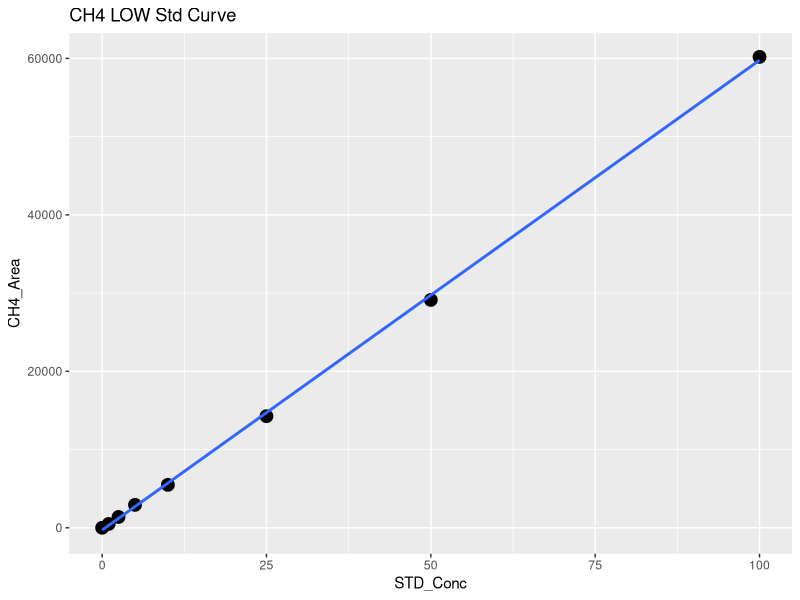
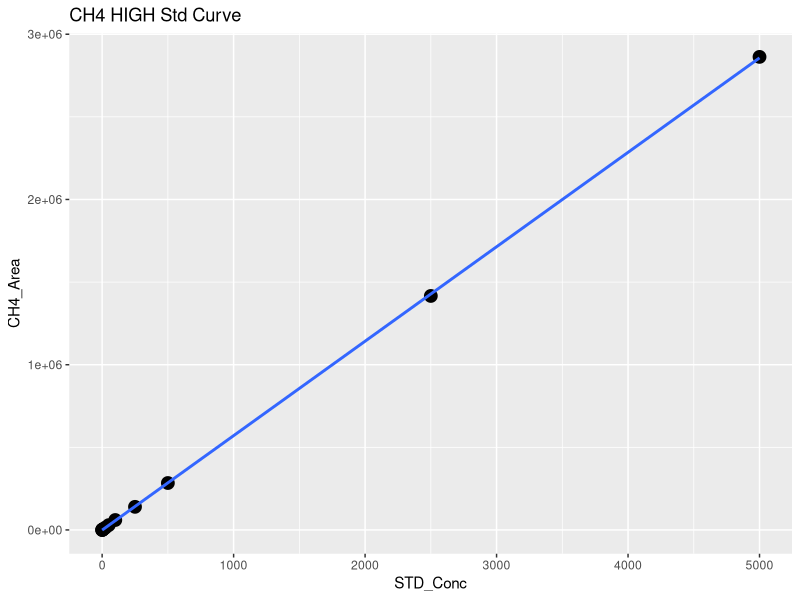
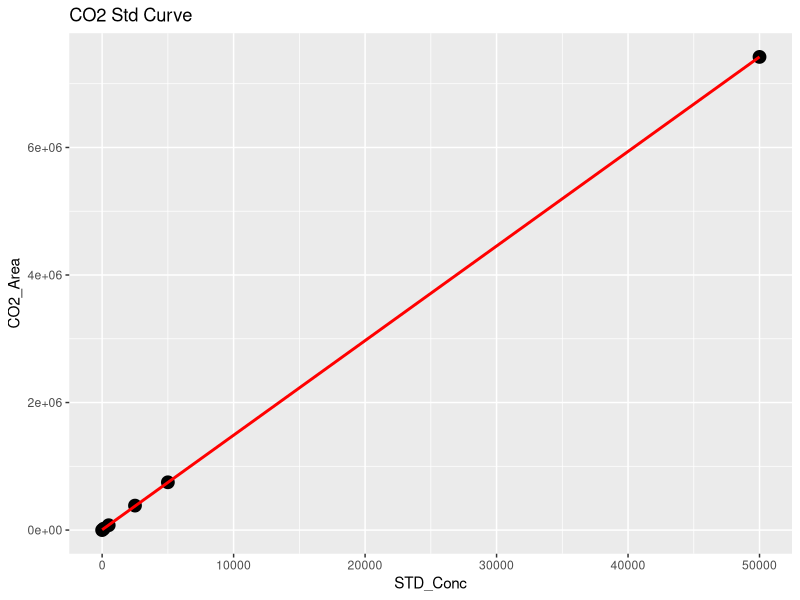
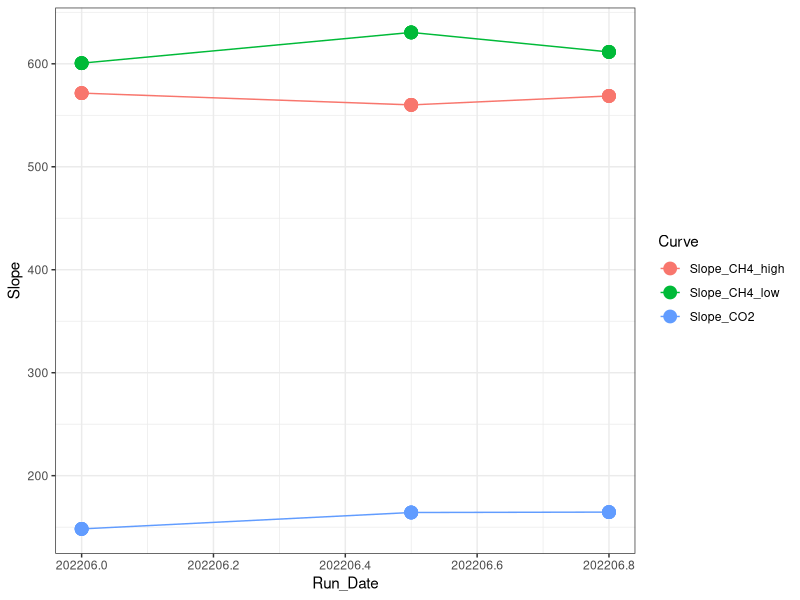

Write R code to recreate these figures, in order. (Note: this script raises an error after producing the figures.)
## ---- chunk 1
library(dplyr)
library(ggplot2)
library(ggpubr)
library(stringr)
library(readxl)
## ---- chunk 2

#Read in Data 
raw <- read.csv("2022 Raw Data/TEMPEST_TGW_Control_202206.csv")
head(raw)

#pull out methane standards
stds_ch4 <-  raw %>%  
  filter(str_detect(Sample_Type, "STD_CH4"))
#head(stds_ch4)

#split into high curve and low curve for CH4
stds_ch4_low <- stds_ch4  %>%  
  filter(!STD_Conc > 100)

#Low curve for CH4
CH4_Low <- ggplot(stds_ch4_low, aes(STD_Conc, CH4_Area)) + geom_point(size=4) + 
  geom_smooth(method = "lm", se = FALSE) + labs(title="CH4 LOW Std Curve")
CH4_Low

CH4_Low_lm <- lm(stds_ch4_low$CH4_Area ~ stds_ch4_low$STD_Conc)
summary(CH4_Low_lm)
cf <- coef(CH4_Low_lm)

#create data frame with 1 rows and 0 columns
Slope_CH4_low <- data.frame(matrix(ncol = 0, nrow = 1))
Slope_CH4_low$Curve <- "Slope_CH4_low"
Slope_CH4_low$R2 <- summary(CH4_Low_lm)$adj.r.squared
Slope_CH4_low$Slope <- cf[2]
Slope_CH4_low$Intercept <- cf[1]
#head(Slope_CH4_low)

#High curve for CH4
CH4_High <- ggplot(stds_ch4, aes(STD_Conc, CH4_Area)) + geom_point(size=4) + 
  geom_smooth(method = "lm", se = FALSE) + labs(title="CH4 HIGH Std Curve")
CH4_High

stds_ch4_lm <- lm(stds_ch4$CH4_Area ~ stds_ch4$STD_Conc)
summary(stds_ch4_lm)
cf <- coef(stds_ch4_lm)

#create data frame with 1 rows and 0 columns
Slope_CH4_high <- data.frame(matrix(ncol = 0, nrow = 1))
Slope_CH4_high$Curve <- "Slope_CH4_high"
Slope_CH4_high$R2 <- summary(stds_ch4_lm)$adj.r.squared
Slope_CH4_high$Slope <- cf[2]
Slope_CH4_high$Intercept <- cf[1]
#head(Slope_CH4_high)

#pull out co2 standards
stds_co2 <-  raw %>%  
  filter(str_detect(Sample_Type, "STD_CO2"))
#head(stds_co2)

#CO2 Curve
CO2_stds <- ggplot(stds_co2, aes(STD_Conc, CO2_Area)) + geom_point(size=4) + 
  geom_smooth(method = "lm", se = FALSE, color="red") + labs(title="CO2 Std Curve")
CO2_stds

stds_co2_lm <- lm(stds_co2$CO2_Area ~ stds_co2$STD_Conc)
summary(stds_co2_lm)
cf <- coef(stds_co2_lm)

#create data frame with 1 rows and 0 columns
Slope_CO2 <- data.frame(matrix(ncol = 0, nrow = 1))
Slope_CO2$Curve <- "Slope_CO2"
Slope_CO2$R2 <- summary(stds_co2_lm)$adj.r.squared
Slope_CO2$Slope <- cf[2]
Slope_CO2$Intercept <- cf[1]
#head(Slope_CO2)

#pull all the slopes together into one dataframe 
Slopes <- rbind(Slope_CH4_low, Slope_CH4_high, Slope_CO2)
#head(Slopes)

Slopes$Run_Date <- c(202206, 202206, 202206)

log <- read.csv("2022 Raw Data/COMPASS_TEMPEST_Varian_TGAS_QAQC_2022.csv")
head(log)
log <- log[ ,-c(1)]
log <- rbind(log, Slopes)

Slopes_chk <- ggplot(log, aes(Run_Date, Slope, col=Curve)) + geom_point(size=4) + geom_line() + theme_bw()
Slopes_chk

write.csv(log, "2022 Raw Data/COMPASS_TEMPEST_Varian_TGAS_QAQC_2022.csv")
## ---- chunk 3
#head(raw)

#pull out methane standards
Samples <-  raw %>%  
  filter(!str_detect(Sample_Type, "STD_CH4")) %>%  
  filter(!str_detect(Sample_Type, "STD_CO2")) %>%  
  filter(!str_detect(Sample_Type, "Blank")) %>%  
  filter(!str_detect(Sample_Type, "Chk_STD")) %>%  
   filter(!str_detect(Sample_Type, "CHKSTD")) %>%
  filter(!str_detect(Sample_Type, "CHK_STD")) %>%
  filter(!str_detect(Sample_Type, "NA"))
#head(Samples)

#Now flag any areas that are above the 100ppm area for CH4
Samples$CH4_Curve <- ifelse(Samples$CH4_Area >71000, "High", "Low")
#head(Samples)

#Calculate CH4 concentrations in ppm
Samples$CH4_Conc_ppm <- ifelse(Samples$CH4_Area >71000, (Samples$CH4_Area-Slope_CH4_high$Intercept)/Slope_CH4_high$Slope,                                       (Samples$CH4_Area-Slope_CH4_low$Intercept)/Slope_CH4_low$Slope )

#Calculate CO2 concentrations in ppm 
Samples$CO2_Conc_ppm <- ((Samples$CO2_Area-Slope_CO2$Intercept)/Slope_CO2$Slope) 

#head(Samples)

##########make flags for any dilutions needed 
#highest CH4 standard = 10000
#highest CO2 standard = 50000

Samples$CH4_Flag <- ifelse(Samples$CH4_Conc_ppm >10000, "Needs Dilution", "Within Range")
Samples$CO2_Flag <- ifelse(Samples$CO2_Conc_ppm >50000, "Needs Dilution", "Within Range")
#head(Samples)

## ---- chunk 4

chks <-  raw %>%  
  filter(!str_detect(Sample_Type, "STD_CH4")) %>%  
  filter(!str_detect(Sample_Type, "STD_CO2")) %>%  
  filter(!str_detect(Sample_Type, "Blank")) %>%  
  filter(!str_detect(Sample_Type, "Unknown")) %>%  
  filter(!str_detect(Sample_Type, "NA"))
#head(chks)

#Calculate CH4 concentrations in ppm
chks$CH4_Conc_ppm <- ifelse(chks$CH4_Area >71000, 
                      (chks$CH4_Area-Slope_CH4_high$Intercept)/Slope_CH4_high$Slope,                                       (chks$CH4_Area-Slope_CH4_low$Intercept)/Slope_CH4_low$Slope )

#Calculate CO2 concentrations in ppm 
chks$CO2_Conc_ppm <- ((chks$CO2_Area-Slope_CO2$Intercept)/Slope_CO2$Slope)



#change this if check standard concentrations are different 
level_ch4 <- 5      #ppm
level_co2 <- 1000   #ppm

#calculate percent difference of check standards 
chks$Ch4_diff <- ((chks$CH4_Conc_ppm - level_ch4)/((chks$CH4_Conc_ppm + level_ch4)/2)) * 100
chks$CH4_diff_flag <-  ifelse(chks$Ch4_diff <10, 'YES', 'NO, rerun')

chks$CO2_diff <- ((chks$CO2_Conc_ppm - level_co2)/((chks$CO2_Conc_ppm + level_co2)/2)) * 100
chks$CO2_diff_flag <-  ifelse(chks$CO2_diff <10, 'YES', 'NO, rerun')

#now plot the Ch4 concentrations and the CO2 concentrations vs. the expected concentration 
#then also make the color the percent difference between the expected and observed concentration 

ch4_chk <-  ggplot(data = chks, aes(x = Sample_ID, y = CH4_Conc_ppm, fill=CH4_diff_flag)) +
       geom_bar(stat = 'identity') + 
        scale_fill_manual(values=c("darkgrey","darkgreen" ))+ 
        theme_classic() + labs(x= " ", y="CH4  (ppm)", title="Check Stds: CH4") + 
        theme(legend.position="bottom") +  geom_hline(yintercept=level_ch4, linetype="dashed", 
                color = "black", size=1)


co2_chk <-  ggplot(data = chks, aes(x = Sample_ID, y = CO2_Conc_ppm, fill=CO2_diff_flag)) +
       geom_bar(stat = 'identity') + 
        scale_fill_manual(values=c("darkgreen", "darkgrey"))+
        theme_classic() + labs(x= " ", y="CO2  (ppm)", title="Check Stds: CO2") + 
        theme(legend.position="bottom") +  geom_hline(yintercept=level_co2, linetype="dashed", 
                color = "black", size=1)

ggarrange(ch4_chk, co2_chk, nrow=1, ncol=2)


## ---- chunk 5

#multiply the concentration by the dilution factor
Samples$CH4_Conc_ppm_dilcorr <- (Samples$CH4_Conc_ppm * Samples$Dilution_Factor)

Samples$CO2_Conc_ppm_dilcorr <- (Samples$CO2_Conc_ppm * Samples$Dilution_Factor)

#check results
#head(Samples)

#quick first look at the samples 
ch4_samples <-  ggplot(data = Samples, aes(x = Sample_ID, y = CH4_Conc_ppm, fill=CH4_Flag)) +
       geom_bar(stat = 'identity') + 
        scale_fill_manual(values=c("red", "darkgreen"))+
        theme_classic() + labs(x= " ", y="CH4 (ppm)", title="CH4: Green = Within Range") + 
        theme(legend.position="none") 


co2_samples <-  ggplot(data = Samples, aes(x = Sample_ID, y = CO2_Conc_ppm, fill=CO2_Flag)) +
       geom_bar(stat = 'identity') + 
        scale_fill_manual(values=c( "darkgreen", "red"))+
        theme_classic() + labs(x= " ", y="CO2 (ppm)", title="CO2: Green = Within Range") + 
        theme(legend.position="none") 

ggarrange(ch4_samples, co2_samples, nrow=1, ncol=2)


## ---- chunk 6
#check results
#head(Samples)

#pull out what we need 
Samples1 <- Samples[ ,c(1:3,6:18,22, 27:30)]
#head(Samples1)

write.csv(Samples1, "2022 Processed Data/COMPASS_TEMPEST_TGW_202206_Control_Processed.csv")

